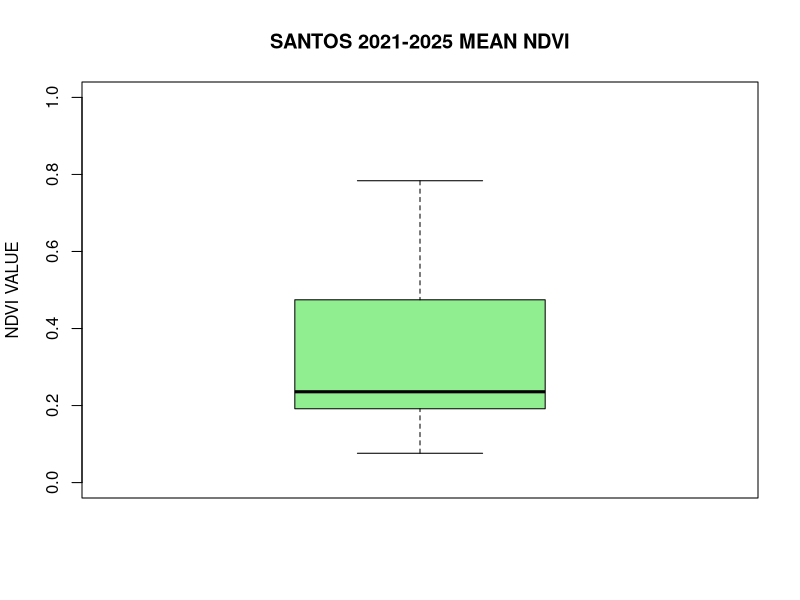
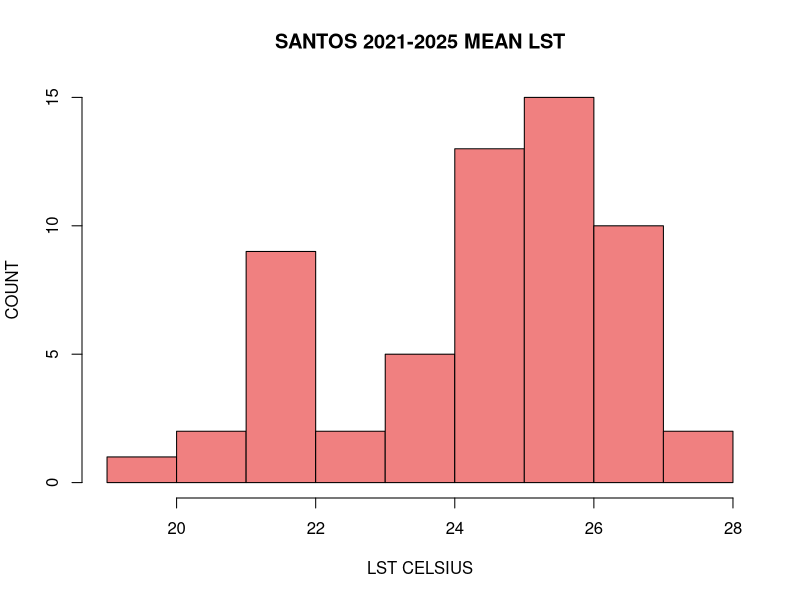
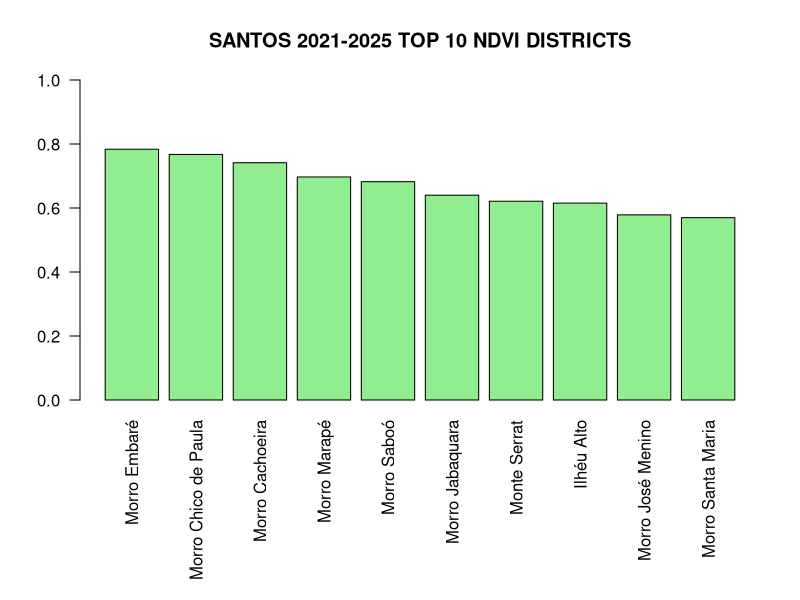

Here is the R script that generated these plots, in order:
## install.packages("dplyr")
## install.packages("lubridate")

library(dplyr)
library(lubridate)

## ======= DATA LOADING ========================================================

df_raw <- read.csv("data/01-raw/santos_environmental_indicators.csv", sep = ",")
df_clean <- df_raw 

## ======= DATA INSPECTION ===================================================== 

df_clean %>% 
  {
    ## variable types 
    print(sapply(., class))
    cat("\n")
    
    ## missing values per column
    print(colSums(is.na(.)))
    cat("\n")
    
    ## data sample
    print(head(., 3))
    cat("\n")
  }

## ======= DATA CLEANING =======================================================

df_clean <- df_clean %>%
  
  ## columns to lower case
  rename_with(tolower) %>%

  ## char trim 
  mutate(nome = trimws(nome)) %>%
  

  ## drop unnecessary columns
  select(-mean, -stddev) %>%
  
  ## feature engineering
  mutate(ndvi_class = case_when(
      ndvi_mean <= 0 ~ "non-vegetation",
      ndvi_mean > 0 & ndvi_mean <= 0.33 ~ "bare-soil",
      ndvi_mean > 0.33 & ndvi_mean <= 0.60 ~ "light-vegetation",
      ndvi_mean > 0.60 ~ "dense-vegetation"),
      lst_mean = (lst_mean-273.15)
  ) %>%
  
  ## type conversion
  mutate(
    district = as.factor(nome),
    date_obs = ym(date),
    ndvi_class = factor(ndvi_class,
                        levels=c("non-vegetation",
                                "bare-soil",
                                "light-vegetation",
                                "dense-vegetation"), 
                       ordered=TRUE),
  ) %>%

  ## feature selection
  select(date_obs, 
         district,
         ndvi_class,
         ndvi_mean,
         ndvi_stddev,
         ndbi_mean,
         ndbi_stddev,
         lst_mean,
         lst_stddev
  )

## ======= DATA AGGREGATION ====================================================

df_stats <- df_clean %>%
  group_by(district) %>%
    summarise(
      d_ndvi_mean = mean(ndvi_mean, na.rm = TRUE),
      d_ndbi_mean = mean(ndbi_mean, na.rm = TRUE),
      d_lst_mean = mean(lst_mean, na.rm = TRUE),
      
      d_ndvi_median = median(ndvi_mean, na.rm = TRUE),
      d_ndbi_median = median(ndbi_mean, na.rm = TRUE),
      d_lst_median = median(lst_mean, na.rm = TRUE),
      
      d_ndvi_std = sd(ndvi_mean, na.rm = TRUE),
      d_ndbi_std = sd(ndbi_mean, na.rm = TRUE),
      d_lst_std = sd(lst_mean, na.rm = TRUE)
    )

df_stats

## ======= DATA VISUALIZATION ==================================================

## box plot
boxplot(
  df_stats$d_ndvi_mean,
  main = "SANTOS 2021-2025 MEAN NDVI",
  ylab = "NDVI VALUE",
  ylim = c(0,1),
  col = "lightgreen"
)

## histogram
hist(
  df_stats$d_lst_mean, 
  main = "SANTOS 2021-2025 MEAN LST",
  ylab = "COUNT",
  xlab = "LST CELSIUS",
  xlim = c(19,28),
  col = "lightcoral"
  )

## bar plot
par(mar = c(10, 4, 4, 2))

barplot(
  df_stats$d_ndvi_mean[
    order(df_stats$d_ndvi_mean, decreasing=TRUE)[1:10]],
  names.arg = df_stats$district[
    order(df_stats$d_ndvi_mean, decreasing=TRUE)[1:10]],
  main = "SANTOS 2021-2025 TOP 10 NDVI DISTRICTS",
  ylim = c(0,1),
  las = 2,
  col = "lightgreen"
)

## ======= DATA SAVE ===========================================================

dir.create("data/02-processed")

write.table(df_clean, 
            "data/02-processed/df_clean.txt", 
            sep = ";",
            row.names = FALSE, 
            fileEncoding = "UTF-8")

write.table(df_stats, 
            "data/02-processed/df_stats.txt", 
            sep = ";",
            row.names = FALSE, 
            fileEncoding = "UTF-8")
